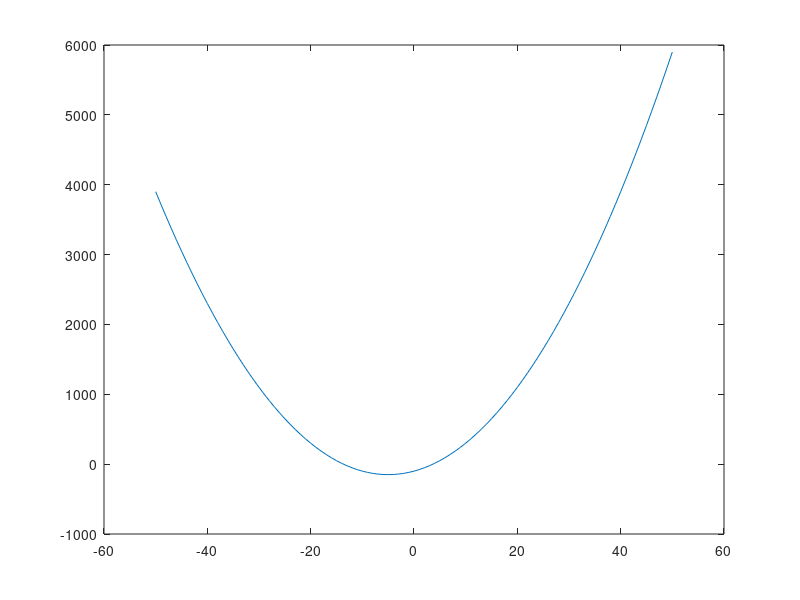

Here is the MATLAB script that generated this plot:
clear;
% Generate the following plot for a 
% quadratic equation. a = 2 , b = 20, 
% c = -100. 

% Y = AX^2 + BX + c

A = 2;
B = 20;
C = -100;

% Define the input vector
X = -50:50;

Y = A*X.^2 + B*X + C;

plot(X,Y);
